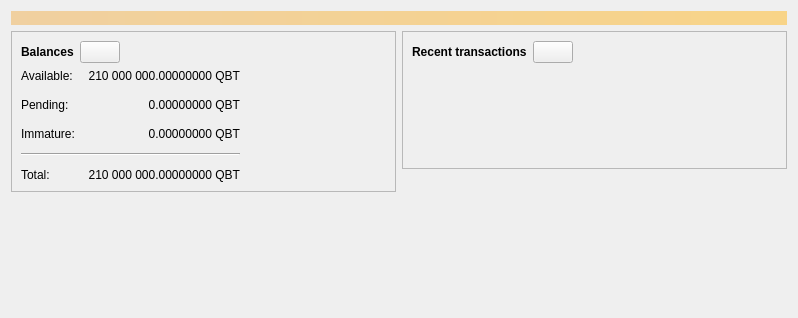
<?xml version="1.0" encoding="UTF-8"?>
<ui version="4.0">
 <class>OverviewPage</class>
 <widget class="QWidget" name="OverviewPage">
  <property name="geometry">
   <rect>
    <x>0</x>
    <y>0</y>
    <width>798</width>
    <height>318</height>
   </rect>
  </property>
  <property name="windowTitle">
   <string>Form</string>
  </property>
  <layout class="QVBoxLayout" name="topLayout">
   <item>
    <widget class="QLabel" name="labelAlerts">
     <property name="visible">
      <bool>false</bool>
     </property>
     <property name="styleSheet">
      <string notr="true">QLabel { background-color: qlineargradient(x1: 0, y1: 0, x2: 1, y2: 0, stop:0 #F0D0A0, stop:1 #F8D488); color:#000000; }</string>
     </property>
     <property name="wordWrap">
      <bool>true</bool>
     </property>
     <property name="margin">
      <number>3</number>
     </property>
     <property name="textInteractionFlags">
      <set>Qt::TextSelectableByMouse</set>
     </property>
    </widget>
   </item>
   <item>
    <layout class="QHBoxLayout" name="horizontalLayout" stretch="1,1">
     <item>
      <layout class="QVBoxLayout" name="verticalLayout_2">
       <item>
        <widget class="QFrame" name="frame">
         <property name="frameShape">
          <enum>QFrame::StyledPanel</enum>
         </property>
         <property name="frameShadow">
          <enum>QFrame::Raised</enum>
         </property>
         <layout class="QVBoxLayout" name="verticalLayout_4">
          <item>
           <layout class="QHBoxLayout" name="horizontalLayout_4">
            <item>
             <widget class="QLabel" name="label_5">
              <property name="font">
               <font>
                <weight>75</weight>
                <bold>true</bold>
               </font>
              </property>
              <property name="text">
               <string>Balances</string>
              </property>
             </widget>
            </item>
            <item>
             <widget class="QPushButton" name="labelWalletStatus">
              <property name="enabled">
               <bool>true</bool>
              </property>
              <property name="maximumSize">
               <size>
                <width>45</width>
                <height>16777215</height>
               </size>
              </property>
              <property name="toolTip">
               <string>The displayed information may be out of date. Your wallet automatically synchronizes with the qbit network after a connection is established, but this process has not completed yet.</string>
              </property>
              <property name="text">
               <string/>
              </property>
              <property name="icon">
               <iconset resource="../qbit.qrc">
                <normaloff>:/icons/warning</normaloff>
                <disabledoff>:/icons/warning</disabledoff>:/icons/warning</iconset>
              </property>
              <property name="iconSize">
               <size>
                <width>24</width>
                <height>24</height>
               </size>
              </property>
             </widget>
            </item>
            <item>
             <spacer name="horizontalSpacer_3">
              <property name="orientation">
               <enum>Qt::Horizontal</enum>
              </property>
              <property name="sizeHint" stdset="0">
               <size>
                <width>40</width>
                <height>20</height>
               </size>
              </property>
             </spacer>
            </item>
           </layout>
          </item>
          <item>
           <layout class="QGridLayout" name="gridLayout">
            <property name="spacing">
             <number>12</number>
            </property>
            <item row="1" column="1">
             <widget class="QLabel" name="labelUnconfirmed">
              <property name="cursor">
               <cursorShape>IBeamCursor</cursorShape>
              </property>
              <property name="toolTip">
               <string>Total of transactions that have yet to be confirmed, and do not yet count toward the spendable balance</string>
              </property>
              <property name="text">
               <string notr="true">0.00000000 QBT</string>
              </property>
              <property name="alignment">
               <set>Qt::AlignRight|Qt::AlignTrailing|Qt::AlignVCenter</set>
              </property>
              <property name="textInteractionFlags">
               <set>Qt::LinksAccessibleByMouse|Qt::TextSelectableByKeyboard|Qt::TextSelectableByMouse</set>
              </property>
             </widget>
            </item>
            <item row="3" column="0" colspan="2">
             <widget class="Line" name="line">
              <property name="orientation">
               <enum>Qt::Horizontal</enum>
              </property>
             </widget>
            </item>
            <item row="4" column="0">
             <widget class="QLabel" name="labelTotalText">
              <property name="text">
               <string>Total:</string>
              </property>
             </widget>
            </item>
            <item row="2" column="1">
             <widget class="QLabel" name="labelImmature">
              <property name="cursor">
               <cursorShape>IBeamCursor</cursorShape>
              </property>
              <property name="toolTip">
               <string>Mined balance that has not yet matured</string>
              </property>
              <property name="text">
               <string notr="true">0.00000000 QBT</string>
              </property>
              <property name="alignment">
               <set>Qt::AlignRight|Qt::AlignTrailing|Qt::AlignVCenter</set>
              </property>
              <property name="textInteractionFlags">
               <set>Qt::LinksAccessibleByMouse|Qt::TextSelectableByKeyboard|Qt::TextSelectableByMouse</set>
              </property>
             </widget>
            </item>
            <item row="1" column="2">
             <spacer name="horizontalSpacer_2">
              <property name="orientation">
               <enum>Qt::Horizontal</enum>
              </property>
              <property name="sizeHint" stdset="0">
               <size>
                <width>40</width>
                <height>20</height>
               </size>
              </property>
             </spacer>
            </item>
            <item row="2" column="0">
             <widget class="QLabel" name="labelImmatureText">
              <property name="text">
               <string>Immature:</string>
              </property>
             </widget>
            </item>
            <item row="4" column="1">
             <widget class="QLabel" name="labelTotal">
              <property name="cursor">
               <cursorShape>IBeamCursor</cursorShape>
              </property>
              <property name="toolTip">
               <string>Your current total balance</string>
              </property>
              <property name="text">
               <string notr="true">210 000 000.00000000 QBT</string>
              </property>
              <property name="alignment">
               <set>Qt::AlignRight|Qt::AlignTrailing|Qt::AlignVCenter</set>
              </property>
              <property name="textInteractionFlags">
               <set>Qt::LinksAccessibleByMouse|Qt::TextSelectableByKeyboard|Qt::TextSelectableByMouse</set>
              </property>
             </widget>
            </item>
            <item row="0" column="0">
             <widget class="QLabel" name="labelBalanceText">
              <property name="text">
               <string>Available:</string>
              </property>
             </widget>
            </item>
            <item row="0" column="1">
             <widget class="QLabel" name="labelBalance">
              <property name="cursor">
               <cursorShape>IBeamCursor</cursorShape>
              </property>
              <property name="toolTip">
               <string>Your current spendable balance</string>
              </property>
              <property name="text">
               <string notr="true">210 000 000.00000000 QBT</string>
              </property>
              <property name="alignment">
               <set>Qt::AlignRight|Qt::AlignTrailing|Qt::AlignVCenter</set>
              </property>
              <property name="textInteractionFlags">
               <set>Qt::LinksAccessibleByMouse|Qt::TextSelectableByKeyboard|Qt::TextSelectableByMouse</set>
              </property>
             </widget>
            </item>
            <item row="1" column="0">
             <widget class="QLabel" name="labelPendingText">
              <property name="text">
               <string>Pending:</string>
              </property>
             </widget>
            </item>
           </layout>
          </item>
         </layout>
        </widget>
       </item>
       <item>
        <spacer name="verticalSpacer">
         <property name="orientation">
          <enum>Qt::Vertical</enum>
         </property>
         <property name="sizeHint" stdset="0">
          <size>
           <width>20</width>
           <height>40</height>
          </size>
         </property>
        </spacer>
       </item>
      </layout>
     </item>
     <item>
      <layout class="QVBoxLayout" name="verticalLayout_3">
       <item>
        <widget class="QFrame" name="frame_2">
         <property name="frameShape">
          <enum>QFrame::StyledPanel</enum>
         </property>
         <property name="frameShadow">
          <enum>QFrame::Raised</enum>
         </property>
         <layout class="QVBoxLayout" name="verticalLayout">
          <item>
           <layout class="QHBoxLayout" name="horizontalLayout_2">
            <item>
             <widget class="QLabel" name="label_4">
              <property name="font">
               <font>
                <weight>75</weight>
                <bold>true</bold>
               </font>
              </property>
              <property name="text">
               <string>Recent transactions</string>
              </property>
             </widget>
            </item>
            <item>
             <widget class="QPushButton" name="labelTransactionsStatus">
              <property name="enabled">
               <bool>true</bool>
              </property>
              <property name="maximumSize">
               <size>
                <width>45</width>
                <height>16777215</height>
               </size>
              </property>
              <property name="toolTip">
               <string>The displayed information may be out of date. Your wallet automatically synchronizes with the qbit network after a connection is established, but this process has not completed yet.</string>
              </property>
              <property name="text">
               <string/>
              </property>
              <property name="icon">
               <iconset resource="../qbit.qrc">
                <normaloff>:/icons/warning</normaloff>
                <disabledoff>:/icons/warning</disabledoff>:/icons/warning</iconset>
              </property>
              <property name="iconSize">
               <size>
                <width>24</width>
                <height>24</height>
               </size>
              </property>
             </widget>
            </item>
            <item>
             <spacer name="horizontalSpacer">
              <property name="orientation">
               <enum>Qt::Horizontal</enum>
              </property>
              <property name="sizeHint" stdset="0">
               <size>
                <width>40</width>
                <height>20</height>
               </size>
              </property>
             </spacer>
            </item>
           </layout>
          </item>
          <item>
           <widget class="TransactionOverviewWidget" name="listTransactions">
            <property name="styleSheet">
             <string notr="true">QListView { background: transparent; }</string>
            </property>
            <property name="frameShape">
             <enum>QFrame::NoFrame</enum>
            </property>
            <property name="verticalScrollBarPolicy">
             <enum>Qt::ScrollBarAlwaysOff</enum>
            </property>
            <property name="horizontalScrollBarPolicy">
             <enum>Qt::ScrollBarAlwaysOff</enum>
            </property>
            <property name="sizeAdjustPolicy">
             <enum>QAbstractScrollArea::AdjustToContents</enum>
            </property>
            <property name="selectionMode">
             <enum>QAbstractItemView::NoSelection</enum>
            </property>
            <property name="uniformItemSizes">
             <bool>true</bool>
            </property>
           </widget>
          </item>
         </layout>
        </widget>
       </item>
       <item>
        <spacer name="verticalSpacer_2">
         <property name="orientation">
          <enum>Qt::Vertical</enum>
         </property>
         <property name="sizeHint" stdset="0">
          <size>
           <width>20</width>
           <height>40</height>
          </size>
         </property>
        </spacer>
       </item>
      </layout>
     </item>
    </layout>
   </item>
  </layout>
 </widget>
 <customwidgets>
  <customwidget>
   <class>TransactionOverviewWidget</class>
   <extends>QListView</extends>
   <header>qt/transactionoverviewwidget.h</header>
  </customwidget>
 </customwidgets>
 <resources/>
 <connections/>
</ui>
